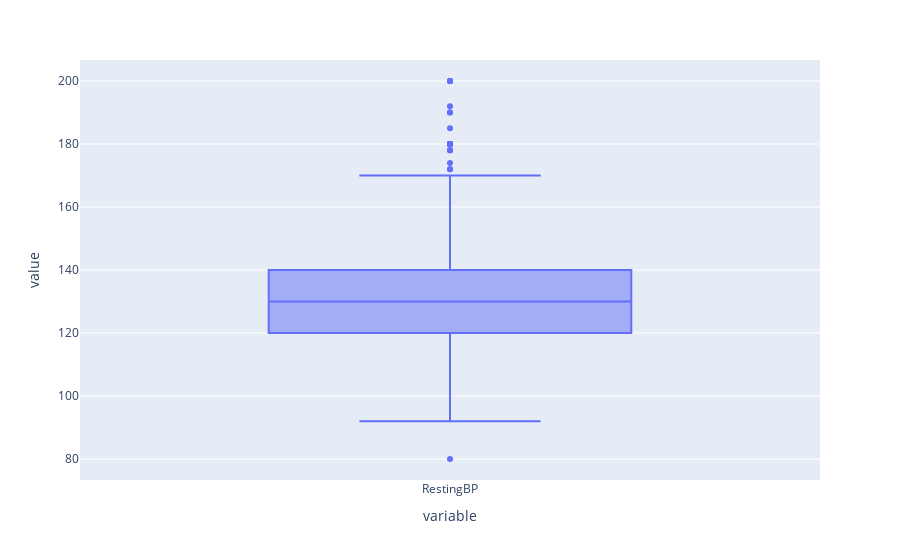

The notebook cell saved with this chart:
### Code cell
#Box plot for RestingBP 
px.box(df.RestingBP)

### Figure 1 — Plotly figure (JSON) as saved in the notebook; plotly's stock layout.template omitted (floating-point values rounded to 4 significant figures; data arrays with more than 128 entries replaced by an {"elided": "..."} marker saying what was removed)
{"data": [{"alignmentgroup": "True", "hovertemplate": "variable=%{x}<br>value=%{y}<extra></extra>", "legendgroup": "", "marker": {"color": "#636efa"}, "name": "", "notched": false, "offsetgroup": "", "orientation": "v", "showlegend": false, "type": "box", "x": {"elided": "917 str values"}, "x0": " ", "xaxis": "x", "y": {"elided": "917 int values"}, "y0": " ", "yaxis": "y"}], "layout": {"autosize": true, "boxmode": "group", "legend": {"tracegroupgap": 0}, "margin": {"t": 60}, "xaxis": {"anchor": "y", "autorange": true, "domain": [0, 1], "range": [-0.5, 0.5], "title": {"text": "variable"}, "type": "category"}, "yaxis": {"anchor": "x", "autorange": true, "domain": [0, 1], "range": [73.33, 206.7], "title": {"text": "value"}, "type": "linear"}}}
